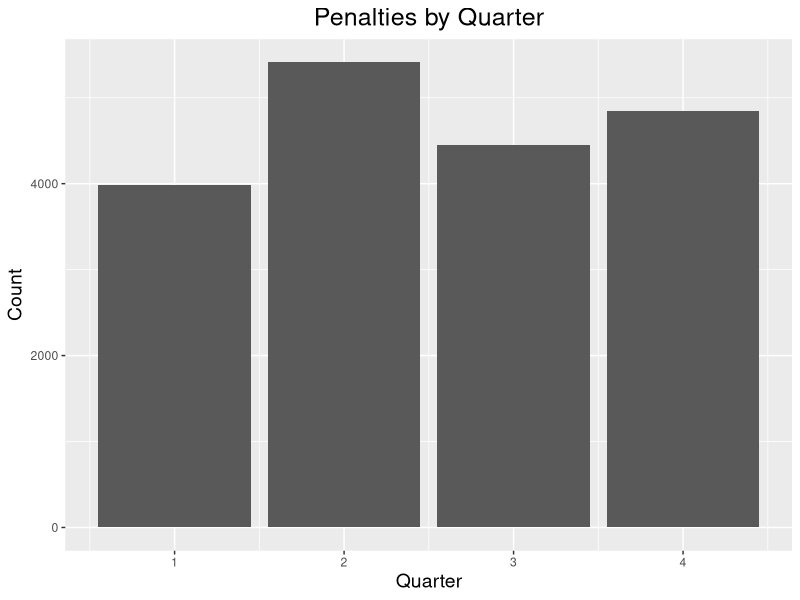

The R source for this figure: (Note: this script raises an error after producing the figure.)
## ---- chunk 1
knitr::opts_chunk$set(echo = TRUE)
## ---- chunk 2
df <- read.csv('./data/df_ref.csv')
## ---- chunk 3
library(ggplot2)
library(dplyr)
# Ignore penalties called in overtime (denoted by quarter 5)
df <- df %>%
  filter(Quarter < 5)
ggplot(df, aes(x=Quarter)) +
  geom_bar() +
  ggtitle("Penalties by Quarter") +
  xlab("Quarter") +
  ylab("Count") +
  theme(axis.title.x = element_text(size = 14),
      axis.title.y = element_text(size = 14),
      plot.title = element_text(hjust = 0.5, size = 18))
## ---- chunk 4
df_off <- df %>%
  filter(PenaltyTeam == OffenseTeam) %>%
  mutate(type = 'Offense Teams')
df_def <- df %>%
  filter(PenaltyTeam == DefenseTeam) %>%
  mutate(type = 'Defense Teams')

df2 <- rbind(df_off, df_def)
df2 <- df2[c(2,25,29)]

ggplot(df2, aes(x=Quarter)) +
  geom_bar(color = "blue", fill = "lightblue") +
  facet_wrap(~ type) +
  ggtitle("Penalty Distributions by Quarter: Defense vs. Offense") +
  xlab("Quarter") +
  ylab("Count") +
  theme(axis.title.x = element_text(size = 14),
      axis.title.y = element_text(size = 14),
      plot.title = element_text(hjust = 0.5, size = 18))
## ---- chunk 5
df_home <- df %>%
  filter(PenaltyTeam == Home) %>%
  mutate(type = 'Home Teams')
df_away <- df %>%
  filter(PenaltyTeam == Away) %>%
  mutate(type = 'Away Teams')

df3 <- rbind(df_home, df_away)
df3 <- df3[c(2,25,29)]

ggplot(df3, aes(x=Quarter)) +
  geom_bar(color = "blue", fill = "lightblue") +
  facet_wrap(~ type) +
  ggtitle("Penalty Distributions by Quarter: Away vs. Home") +
  xlab("Quarter") +
  ylab("Count") +
  theme(axis.title.x = element_text(size = 14),
      axis.title.y = element_text(size = 14),
      plot.title = element_text(hjust = 0.5, size = 18))
## ---- chunk 6
#Get mean and standard deviation for YardLine
m <- mean(df$YardLine)
std_dev <- sd(df$YardLine)

#Histogram of penalty yard lines
ggplot(df, aes(x=YardLine)) +
  geom_histogram(aes(y = ..density..),
                 binwidth = 5,
                 color = "blue", fill = "lightblue") +
  geom_density(color = "black", lwd=1.0) +
  stat_function(fun = dnorm, args = list(mean = m, sd = std_dev),
                color = "red", lwd = 1.0) +
  theme(plot.title = element_text(hjust = 0.5, size = 20),
        axis.title.x = element_text(size = 14),
        axis.title.y = element_text(size = 14)) +
  ggtitle("Penalties by Yard Line") +
  xlab("Yard Line") +
  ylab("Density")

## Should we not compare this to the distribution of all plays to determine if penalty frequency simply matches the frequency of play at a certain yardage?

## ---- chunk 7
library(tidyverse)
df_subset <- df %>%
  group_by(Referee) %>%
  summarise(mean_yard_line = mean(YardLine)) %>%
  filter(!is.na(Referee))

ggplot(df_subset, aes(x=mean_yard_line,
                      y=fct_reorder(Referee, mean_yard_line))) +
  geom_point() +
  ggtitle("Penalty Yard Line Averages by Referee") +
  scale_y_discrete(name = 'Referee') +
  scale_x_continuous(name = "Mean Yard Line") +
  theme(plot.title = element_text(hjust = 0.5, size = 16),
      axis.title.x = element_text(size = 12),
      axis.title.y = element_text(size = 12))
## ---- chunk 8
bill_df <- df %>%
  filter(Referee == 'Bill Vinovich')

bill_penalty_types <- bill_df %>%
  group_by(PenaltyType) %>%
  summarise(count = length(PenaltyType))

bill_hist <- ggplot(bill_penalty_types, aes(x = reorder(PenaltyType, - count), y = count)) +
  geom_bar(stat = "identity") +
  theme(plot.title = element_text(hjust = 0.5),
        axis.text.x = element_text(angle = 45, hjust = 1)) +
  xlab("Penalty Type") +
  ylab("Average Number called per Game") +
  ggtitle("Bill Vinovich - Count of Penalty Types Called Per Game")

bill_hist
## ---- chunk 9
knitr::opts_chunk$set(echo = FALSE)
## ---- chunk 10
#Calculating Average ref data
df_ref <- df
totalNumberOfGames = nlevels(as.factor(paste(df_ref$GameDate, df_ref$Home)))

#Calculating number of games each ref worked
totalNumberOfGamesByRef <- unique(df_ref[c("Referee", "GameDate")]) %>% group_by(Referee) %>% summarize(numReffed = n())


#Adding the total game numbers to the df_ref
df_ref = merge(df_ref, totalNumberOfGamesByRef, by = "Referee")


#Getting average penalty types called for all refs
averagePenaltyTypeCalled = table(df_ref$PenaltyType) / totalNumberOfGames
df_averagePenaltyTypeCalled = as.data.frame(averagePenaltyTypeCalled)
colnames(df_averagePenaltyTypeCalled) = c("PenaltyType", "FreqTotal")


#Getting Average called by refs
PenTypeCounts <- df_ref %>% group_by(Referee, PenaltyType) %>% 
    summarize(Freq = n() / numReffed[1])

#Removing NA/Other Categories
PenTypeCounts <- PenTypeCounts[!is.na(PenTypeCounts$Referee),]
PenTypeCounts <- PenTypeCounts[PenTypeCounts$PenaltyType != "OTHER",]


#Changing Data sorted by ref to diversion from average of all refs
for (penType in levels(df_ref$PenaltyType)){
  PenTypeCounts[PenTypeCounts$PenaltyType == penType,]$Freq = 
 1  - PenTypeCounts[PenTypeCounts$PenaltyType == penType,]$Freq/as.double(averagePenaltyTypeCalled[penType])
  
}

PenTypeCounts <- merge(PenTypeCounts, df_averagePenaltyTypeCalled, by = "PenaltyType")

hist_previous <- ggplot(df_averagePenaltyTypeCalled, aes(x = reorder(PenaltyType, - FreqTotal), y = FreqTotal)) + geom_bar(stat = "identity") + theme(plot.title = element_text(hjust = 0.5), axis.text.x  = element_text(angle=45, hjust = 1)) + xlab("Penalty Type") + ylab("Average Number called per Game") + ggtitle("Average Number of Each Penalty Type Called Per Game")
## ---- chunk 11
library(gridExtra)
grid.arrange(hist_previous, bill_hist, ncol = 2)
